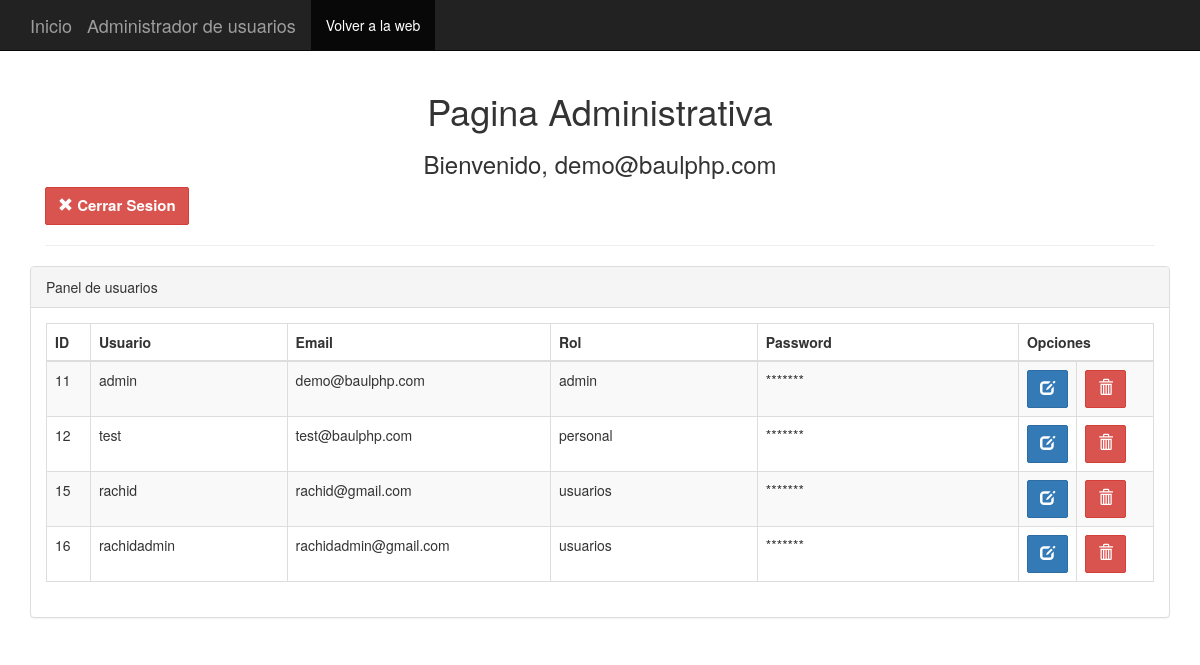
/Codigo/administrador/login/admin/admin_portada.php (signed in), run on the app's committed database.
### tables this page shows
CREATE TABLE `mainlogin` (
  `id` int(11) NOT NULL,
  `username` varchar(15) NOT NULL,
  `email` varchar(40) NOT NULL,
  `password` varchar(20) NOT NULL,
  `role` varchar(10) NOT NULL
);

### Codigo/administrador/login/admin/admin_portada.php (the view, shortened to what this page needs)
<!DOCTYPE html>
<html>
<head>
<link rel="stylesheet" href="../bootstrap/css/bootstrap.min.css">
</head>
	<body>
<?php include("../header.php");?>
	<div class="wrapper">
	<div class="container">
		<div class="col-lg-12">
			<center>
				<h1>Pagina Administrativa</h1>
				<h3>
				<?php
				if(isset($_SESSION['admin_login']))
				{
				?>
					Bienvenido,
				<?php
						echo $_SESSION['admin_login'];
				}
				?>
				</h3>
			</center>
			<a href="../cerrar_sesion.php"><button class="btn btn-danger text-left"><span class="glyphicon glyphicon-remove" aria-hidden="true"></span> Cerrar Sesion</button></a>
            <hr>
		</div>
		<br><br><br>
		<div class="row">
                <div class="col-lg-12">
                    <div class="panel panel-default">
                        <div class="panel-heading">
                            Panel de usuarios
                        </div>
                        <div class="panel-body">
                            <div class="table-responsive">
                                <table class="table table-striped table-bordered table-hover">
                                    <thead>
                                        <tr>
                                            <th width="4%">ID</th>
                                            <th width="18%">Usuario</th>
                                            <th width="24%">Email</th>
                                            <th width="19%">Rol</th>
                                            <th width="24%">Password</th>
											<th colspan="2">Opciones</th>
                                        </tr>
                                    </thead>
                                    <tbody>
									<?php
									require_once '../DBconect.php';
									$select_stmt=$db->prepare("SELECT id,username,email,role FROM mainlogin");
									$select_stmt->execute();
									while($row=$select_stmt->fetch(PDO::FETCH_ASSOC))
									{
									?>
                                        <tr>
                                            <td><?php echo $row["id"]; ?></td>
                                            <td><?php echo $row["username"]; ?></td>
                                            <td><?php echo $row["email"]; ?></td>
                                            <td><?php echo $row["role"]; ?></td>
                                            <td>*******</td>
											<td width="4%"><button class="btn btn-primary"><span class="glyphicon glyphicon-edit" aria-hidden="true"></span></button></td>
											<td width="7%"><button class="btn btn-danger"><span class="glyphicon glyphicon-trash" aria-hidden="true"></span></button></td>
                                        </tr>
									<?php
									}
									?>
                                    </tbody>
                                </table>
                            </div>
                        </div>
                    </div>
                </div>
	</div>
	</div>
	</body>
</html>

### Codigo/administrador/login/header.php (shortened to what this page needs)
<nav class="navbar navbar-inverse navbar-static-top">
     <div class="container">
       <div class="navbar-header">
         <a class="navbar-brand" href="">Inicio</a>
         <a class="navbar-brand" href="">Administrador de usuarios</a>
       </div>
       <div id="navbar" class="navbar-collapse collapse">
         <ul class="nav navbar-nav">
           <li class="active"><a href="https://www.baulphp.com/niveles-de-usuarios-php-y-mysql-ejemplo-completo/">Volver a la web</a></li>
         </ul>
       </div>
     </div>
   </nav>

### Codigo/administrador/login/admin/admin_portada.php (style rules this page uses)
.form-control, .btn { min-height: 38px; border-radius: 2px; }
.btn { font-size: 15px; font-weight: bold; }

### data on the page
mainlogin: id "11", username "admin", email "demo@baulphp.com", role "admin"
mainlogin: id "12", username "test", email "test@baulphp.com", role "personal"
mainlogin: id "15", username "rachid", email "rachid@gmail.com", role "usuarios"
mainlogin: id "16", username "rachidadmin", email "rachidadmin@gmail.com", role "usuarios"

### other printed values
$_SESSION['admin_login'] "demo@baulphp.com"
